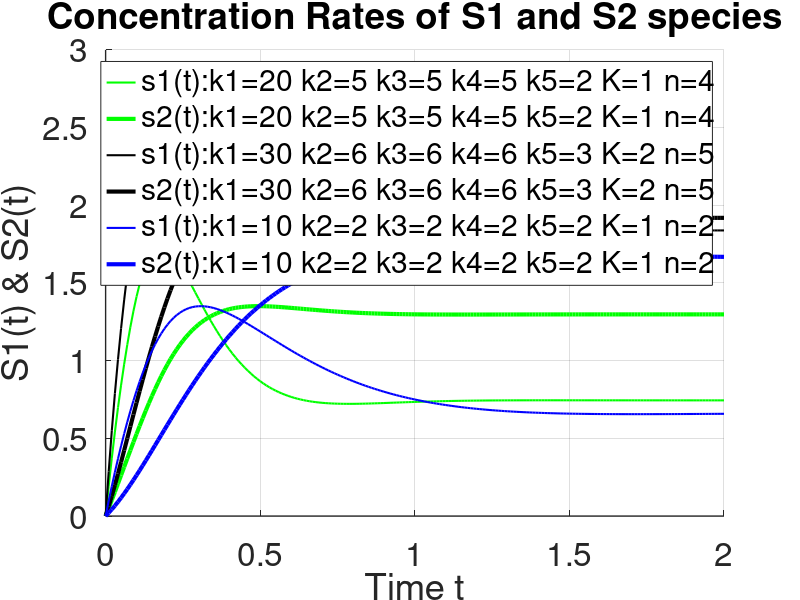
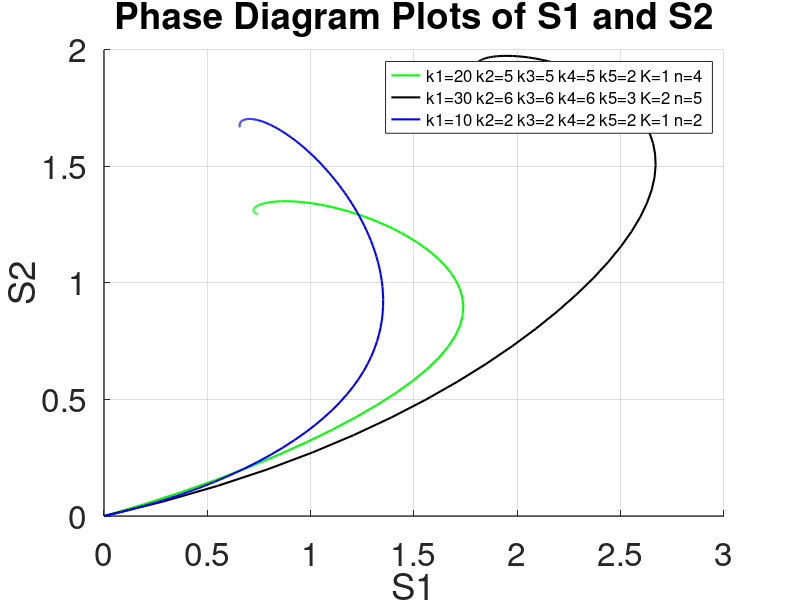

These charts were generated, in order, by the following MATLAB code:
%Initial values and params
S0 = [0, 0];           % initial values of s1 & s2
Tinterval = 0:0.01:2   % time step of 0.01 in total 201 values
params = [20 5 5 5 2 1 4; 30 6 6 6 3 2 5; 10 2 2 2 2 1 2]

% since we use a set of params having 3 members (above params matrix is a 3x7 marix)
% we will have  3x2 = 6 graphs in the same graph plot
% each couple (s1, s2) of plots (depends on a row from the params matrix)
% will have same color for both members of the couple s1 & s2 
% but different linewidth to be distinguishable
% first row of params will be green
% second row will be black
% third row will be blue

colors = ['g'; 'k'; 'b'] 

function res = rate(t,S, k1, k2, k3, k4, k5, K, n)

    % Dependent variables S - vector of s1 & s2 
    s1 = S(1);
    s2 = S(2);
    dsdt1 = k1/(1+power((s2/K), n))-k3*s1-k5*s1;
    dsdt2 = k2 + k5*s1-k4*s2
    % Pack-up result
    res = [dsdt1; dsdt2];
end

%
hold on

% loop for the 3 test case param sets 
for i=1:3
   k1 = params(i, 1);
   k2 = params(i, 2);
   k3 = params(i, 3); 
   k4 = params(i, 4); 
   k5 = params(i, 5); 
   K  = params(i, 6);
   n  = params(i, 7);
   % use anonymous function and get the handle
   rate2 = @(t,S) rate(t,S, k1, k2, k3, k4, k5, K, n);
   
   %solve odes by using ode45 (runge-kutta) and anonymous function handle
   [T,S] = ode45(rate2, Tinterval, S0);
 
   % get the two different s1 and s2 concentrations 
   Y(i,:) = S(:,1);  % s1
   Z(i,:) = S(:,2);  % s2 

end

% display specifics %
xlabel('Time t')
ylabel('S1(t) & S2(t)')

% set grid on
grid on                                   

% additional display properties  for the first figure concentrations S1(t) & S2(t)
set(gca, 'fontsize', 24, 'linewidth', 1)  
title('Concentration Rates of S1 and S2 species')

for i=1:3
   % draw specifics to distinguish the plots - we will have six plots within the same graph plot
   % draw s1 "thin" s2 "fat" use same color for both graphs
   lstr = sprintf("k1=%d k2=%d k3=%d k4=%d k5=%d K=%d n=%d", params(i,1), params(i,2), params(i,3), params(i,4), params(i,5), params(i, 6), params(i, 7))
   lgnd1 = sprintf("%s%s", "s1(t):", lstr)
   lgnd2 = sprintf("%s%s", "s2(t):", lstr)   
   h = plot(T, Y(i,:), colors(i), 'linewidth', 1.5, 'DisplayName', lgnd1, T, Z(i,:), colors(i), 'linewidth', 3, 'DisplayName', lgnd2)   
   legend;
end  


%release hold of plot engine we finished with first figure
hold off 
figure    % need a second figure for the phase diagrams 

hold on  % get the hold

% display specifics %
xlabel('S1')
ylabel('S2')

% set grid on
grid on                                   

% additional display properties  for the second figure phase diagrams S1(t) & S2(t)
set(gca, 'fontsize', 24, 'linewidth', 1)  
title('Phase Diagram Plots of S1 and S2')

% declare a cell of 1x3 strings to be used as legend initial value  %
lgnd = {"", "", ""}

for i=1:3
   % each phase diagram is a plot of s1 vs s2
   % there will be three plots within the same figure
   % recreate the legend  
   lgnd{i} = sprintf("k1=%d k2=%d k3=%d k4=%d k5=%d K=%d n=%d", params(i,1), params(i,2), params(i,3), params(i,4), params(i,5), params(i, 6), params(i, 7))
   h = plot(Y(i,:), Z(i,:), colors(i), 'linewidth', 1.5)   
end  
legend (lgnd{1}, lgnd{2}, lgnd{3}, "location", "northeast");                
set (legend, "fontsize", 12); 
hold off
